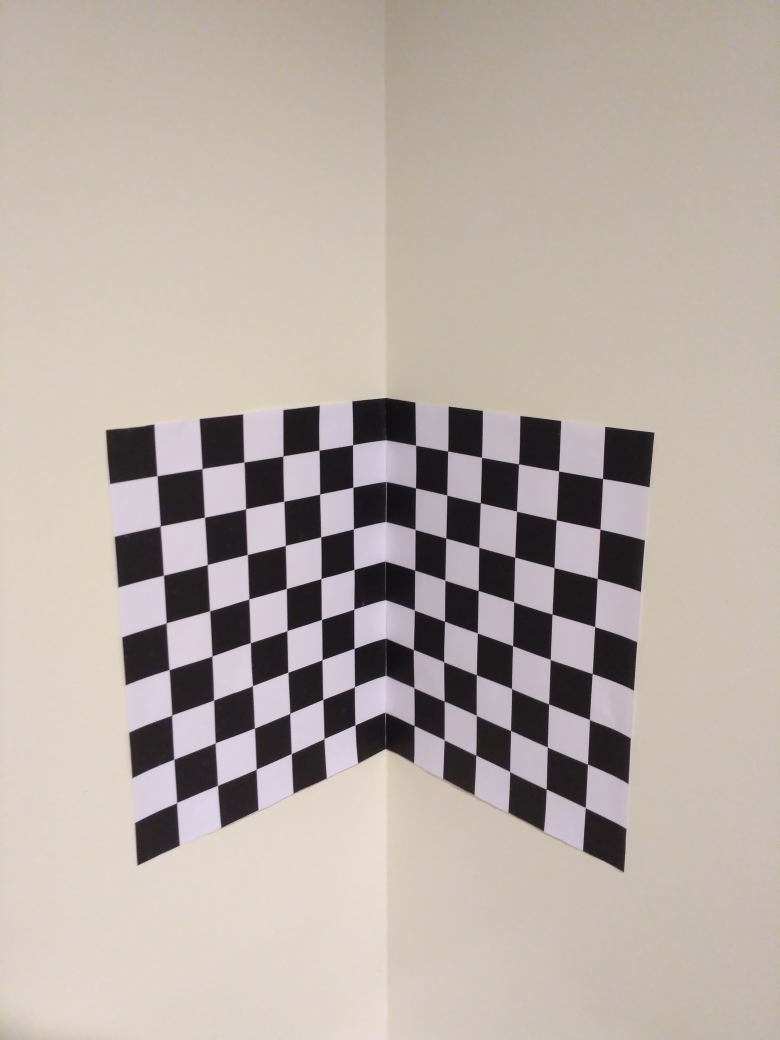
#> input picture 1_DLT_and_Homography/images/Section-1/calib-object.jpg, 3120 x 4160 px, found by its file name (shown at 1/4 size)
$ jupyter execute wire.ipynb
#> lines starting #> are read from the running program, lines starting #| are printed output that depends on the picture
#> further down, image is the input picture: shape (4160, 3120, 3); mean B, G, R 165.1, 172.4, 183.5
[cell 1]
import numpy as np
import matplotlib.pyplot as plt
import cv2


def plot_wireframe(projections, image):
	'''
	projections: n_samples X 2 ((height * width) X 2D point coordinate)
	image: on which wireframe has to be plotted
	'''

	# generate 9 points between projections[0] and projections[3]
	points = np.linspace(projections[0], projections[3], 10)
	plt.scatter(points[:, 0], points[:, 1], color='r', s=13, lw=1)

	points2 = np.linspace(projections[1], projections[4], 10)
	plt.scatter(points2[:, 0], points2[:, 1], color='r', s=13, lw=1)

	points3 = np.linspace(projections[2], projections[5], 10)
	plt.scatter(points3[:, 0], points3[:, 1], color='r', s=13, lw=1)

	# generate 7 points between projections[0] and projections[1]
	points4 = np.linspace(projections[0], projections[1], 8)
	plt.scatter(points4[:, 0], points4[:, 1], color='r', s=13, lw=1)

	points5 = np.linspace(projections[3], projections[4], 8)
	plt.scatter(points5[:, 0], points5[:, 1], color='r', s=13, lw=1)

	points6 = np.linspace(projections[1], projections[2], 8)
	plt.scatter(points6[:, 0], points6[:, 1], color='r', s=13, lw=1)

	points7 = np.linspace(projections[4], projections[5], 8)
	plt.scatter(points7[:, 0], points7[:, 1], color='r', s=13, lw=1)


	# draw horizontal lines connecting points and points2
	for i in range(10):
		plt.plot([points[i][0], points2[i][0]], [points[i][1], points2[i][1]], color='r', lw=1)

	# draw horizontal lines connecting points2 and points3
	for i in range(10):
		plt.plot([points2[i][0], points3[i][0]], [points2[i][1], points3[i][1]], color='r', lw=1)

	# draw vertical lines connecting points4 and points5
	for i in range(8):
		plt.plot([points4[i][0], points5[i][0]], [points4[i][1], points5[i][1]], color='r', lw=1)

	# draw vertical lines connecting points6 and points7
	for i in range(8):
		plt.plot([points6[i][0], points7[i][0]], [points6[i][1], points7[i][1]], color='r', lw=1)


	#draw a scatter plot of all points
	plt.scatter(projections[:, 0], projections[:, 1], color='r', s=13, lw=1)

	plt.imshow(image)


projections = np.array([
	[427, 1726],
	[1549, 1596],
	[2619, 1734],
	[552, 3460],
	[1544, 3003],
	[2494, 3495],

])
image = cv2.imread(
	'/home/praty/Documents/coursework/3-2/CV/assignment-1-spratyey/images/Section-1/calib-object.jpg', cv2.IMREAD_COLOR)
plot_wireframe(projections, image)
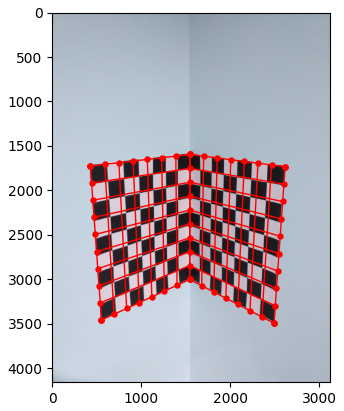
#> figure drawn by matplotlib, 1 panel; B, G, R data is drawn as R, G, B
